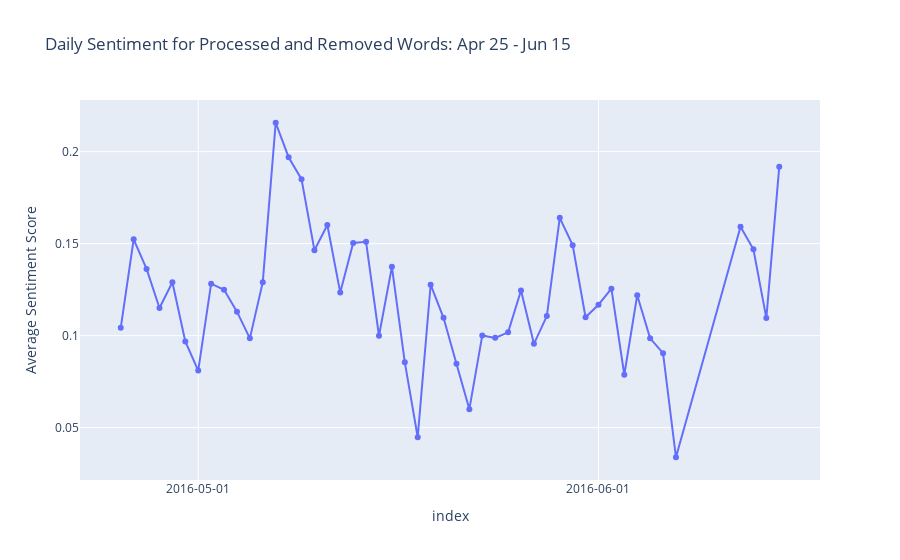

Source (notebook cell):
### Code cell
# Ensure the index is of type datetime
daily_avg.index = pd.to_datetime(daily_avg.index)

# Creating the plot with Plotly Express
fig = px.line(
    daily_avg,  # Assuming 'daily_avg' is a DataFrame with a datetime index and a column named 'value'
    x=daily_avg.index,
    y=daily_avg.values,
    title='Daily Sentiment for Processed and Removed Words: Apr 25 - Jun 15',
    labels={'x': 'Date', 'y': 'Average Sentiment Score'},
    markers=True,  # Adds markers to the line plot
    line_shape='linear'  # Ensures the line is linear between points
)

# Customizing x-axis date format and interval
fig.update_xaxes(
    dtick="M1",  # Monthly ticks; use 'D1' for daily ticks or 'W1' for weekly ticks on Mondays
    tickformat='%Y-%m-%d'
)

# Show the plot
fig.show()

### Figure 1 — Plotly figure (JSON) as saved in the notebook; plotly's stock layout.template omitted (floating-point values rounded to 4 significant figures)
{"data": [{"hovertemplate": "index=%{x}<br>Average Sentiment Score=%{y}<extra></extra>", "legendgroup": "", "line": {"color": "#636efa", "dash": "solid", "shape": "linear"}, "marker": {"symbol": "circle"}, "mode": "lines+markers", "name": "", "orientation": "v", "showlegend": false, "type": "scatter", "x": ["2016-04-25T00:00:00", "2016-04-26T00:00:00", "2016-04-27T00:00:00", "2016-04-28T00:00:00", "2016-04-29T00:00:00", "2016-04-30T00:00:00", "2016-05-01T00:00:00", "2016-05-02T00:00:00", "2016-05-03T00:00:00", "2016-05-04T00:00:00", "2016-05-05T00:00:00", "2016-05-06T00:00:00", "2016-05-07T00:00:00", "2016-05-08T00:00:00", "2016-05-09T00:00:00", "2016-05-10T00:00:00", "2016-05-11T00:00:00", "2016-05-12T00:00:00", "2016-05-13T00:00:00", "2016-05-14T00:00:00", "2016-05-15T00:00:00", "2016-05-16T00:00:00", "2016-05-17T00:00:00", "2016-05-18T00:00:00", "2016-05-19T00:00:00", "2016-05-20T00:00:00", "2016-05-21T00:00:00", "2016-05-22T00:00:00", "2016-05-23T00:00:00", "2016-05-24T00:00:00", "2016-05-25T00:00:00", "2016-05-26T00:00:00", "2016-05-27T00:00:00", "2016-05-28T00:00:00", "2016-05-29T00:00:00", "2016-05-30T00:00:00", "2016-05-31T00:00:00", "2016-06-01T00:00:00", "2016-06-02T00:00:00", "2016-06-03T00:00:00", "2016-06-04T00:00:00", "2016-06-05T00:00:00", "2016-06-06T00:00:00", "2016-06-07T00:00:00", "2016-06-12T00:00:00", "2016-06-13T00:00:00", "2016-06-14T00:00:00", "2016-06-15T00:00:00"], "xaxis": "x", "y": [0.1042, 0.1524, 0.1363, 0.115, 0.129, 0.09681, 0.08102, 0.1282, 0.1249, 0.1131, 0.09853, 0.1291, 0.2157, 0.197, 0.185, 0.1464, 0.1601, 0.1234, 0.1504, 0.151, 0.09992, 0.1374, 0.0855, 0.0448, 0.1277, 0.1097, 0.0847, 0.06006, 0.1001, 0.09879, 0.1018, 0.1246, 0.09556, 0.1106, 0.164, 0.1492, 0.11, 0.1168, 0.1255, 0.07876, 0.122, 0.09854, 0.09049, 0.03393, 0.1592, 0.1469, 0.1096, 0.1918], "yaxis": "y"}], "layout": {"legend": {"tracegroupgap": 0}, "title": {"text": "Daily Sentiment for Processed and Removed Words: Apr 25 - Jun 15"}, "xaxis": {"anchor": "y", "domain": [0, 1], "dtick": "M1", "tickformat": "%Y-%m-%d", "title": {"text": "index"}}, "yaxis": {"anchor": "x", "domain": [0, 1], "title": {"text": "Average Sentiment Score"}}}}
